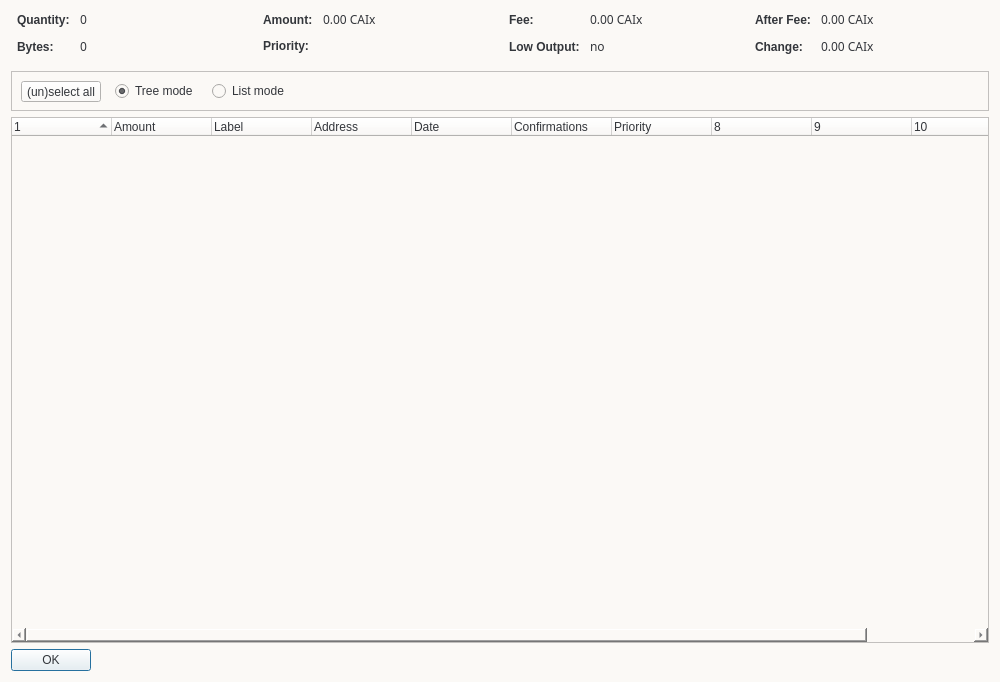
<?xml version="1.0" encoding="UTF-8"?>
<ui version="4.0">
 <class>CoinControlDialog</class>
 <widget class="QDialog" name="CoinControlDialog">
  <property name="geometry">
   <rect>
    <x>0</x>
    <y>0</y>
    <width>1000</width>
    <height>682</height>
   </rect>
  </property>
  <property name="minimumSize">
   <size>
    <width>1000</width>
    <height>682</height>
   </size>
  </property>
  <property name="maximumSize">
   <size>
    <width>1000</width>
    <height>682</height>
   </size>
  </property>
  <property name="windowTitle">
   <string>Coin Control</string>
  </property>
  <property name="styleSheet">
   <string notr="true">color:#33363b; font-size:12px; font-family:&quot;Open Sans Bold&quot;;background-color:#fbf9f6;</string>
  </property>
  <layout class="QVBoxLayout" name="verticalLayout">
   <item>
    <layout class="QHBoxLayout" name="horizontalLayoutTop" stretch="0,0,0,0">
     <property name="topMargin">
      <number>0</number>
     </property>
     <property name="bottomMargin">
      <number>10</number>
     </property>
     <item>
      <layout class="QFormLayout" name="formLayoutCoinControl1">
       <property name="horizontalSpacing">
        <number>10</number>
       </property>
       <property name="verticalSpacing">
        <number>10</number>
       </property>
       <property name="leftMargin">
        <number>6</number>
       </property>
       <property name="rightMargin">
        <number>6</number>
       </property>
       <item row="0" column="0">
        <widget class="QLabel" name="labelCoinControlQuantityText">
         <property name="styleSheet">
          <string notr="true">font-weight:bold;</string>
         </property>
         <property name="text">
          <string>Quantity:</string>
         </property>
        </widget>
       </item>
       <item row="0" column="1">
        <widget class="QLabel" name="labelCoinControlQuantity">
         <property name="font">
          <font>
           <family>Open Sans Bold</family>
           <pointsize>-1</pointsize>
          </font>
         </property>
         <property name="cursor">
          <cursorShape>IBeamCursor</cursorShape>
         </property>
         <property name="contextMenuPolicy">
          <enum>Qt::ActionsContextMenu</enum>
         </property>
         <property name="text">
          <string notr="true">0</string>
         </property>
         <property name="textInteractionFlags">
          <set>Qt::LinksAccessibleByMouse|Qt::TextSelectableByKeyboard|Qt::TextSelectableByMouse</set>
         </property>
        </widget>
       </item>
       <item row="1" column="0">
        <widget class="QLabel" name="labelCoinControlBytesText">
         <property name="styleSheet">
          <string notr="true">font-weight:bold;</string>
         </property>
         <property name="text">
          <string>Bytes:</string>
         </property>
        </widget>
       </item>
       <item row="1" column="1">
        <widget class="QLabel" name="labelCoinControlBytes">
         <property name="font">
          <font>
           <family>Open Sans Bold</family>
           <pointsize>-1</pointsize>
          </font>
         </property>
         <property name="cursor">
          <cursorShape>IBeamCursor</cursorShape>
         </property>
         <property name="contextMenuPolicy">
          <enum>Qt::ActionsContextMenu</enum>
         </property>
         <property name="text">
          <string notr="true">0</string>
         </property>
         <property name="textInteractionFlags">
          <set>Qt::LinksAccessibleByMouse|Qt::TextSelectableByKeyboard|Qt::TextSelectableByMouse</set>
         </property>
        </widget>
       </item>
      </layout>
     </item>
     <item>
      <layout class="QFormLayout" name="formLayoutCoinControl2">
       <property name="horizontalSpacing">
        <number>10</number>
       </property>
       <property name="verticalSpacing">
        <number>10</number>
       </property>
       <property name="leftMargin">
        <number>6</number>
       </property>
       <property name="rightMargin">
        <number>6</number>
       </property>
       <item row="0" column="0">
        <widget class="QLabel" name="labelCoinControlAmountText">
         <property name="styleSheet">
          <string notr="true">font-weight:bold;</string>
         </property>
         <property name="text">
          <string>Amount:</string>
         </property>
        </widget>
       </item>
       <item row="0" column="1">
        <widget class="QLabel" name="labelCoinControlAmount">
         <property name="font">
          <font>
           <family>Open Sans Bold</family>
           <pointsize>-1</pointsize>
          </font>
         </property>
         <property name="cursor">
          <cursorShape>IBeamCursor</cursorShape>
         </property>
         <property name="contextMenuPolicy">
          <enum>Qt::ActionsContextMenu</enum>
         </property>
         <property name="text">
          <string notr="true">0.00 CAIx</string>
         </property>
         <property name="textInteractionFlags">
          <set>Qt::LinksAccessibleByMouse|Qt::TextSelectableByKeyboard|Qt::TextSelectableByMouse</set>
         </property>
        </widget>
       </item>
       <item row="1" column="0">
        <widget class="QLabel" name="labelCoinControlPriorityText">
         <property name="styleSheet">
          <string notr="true">font-weight:bold;</string>
         </property>
         <property name="text">
          <string>Priority:</string>
         </property>
        </widget>
       </item>
       <item row="1" column="1">
        <widget class="QLabel" name="labelCoinControlPriority">
         <property name="font">
          <font>
           <family>Open Sans Bold</family>
           <pointsize>-1</pointsize>
          </font>
         </property>
         <property name="cursor">
          <cursorShape>IBeamCursor</cursorShape>
         </property>
         <property name="contextMenuPolicy">
          <enum>Qt::ActionsContextMenu</enum>
         </property>
         <property name="text">
          <string/>
         </property>
         <property name="textInteractionFlags">
          <set>Qt::LinksAccessibleByMouse|Qt::TextSelectableByKeyboard|Qt::TextSelectableByMouse</set>
         </property>
        </widget>
       </item>
      </layout>
     </item>
     <item>
      <layout class="QFormLayout" name="formLayoutCoinControl3">
       <property name="horizontalSpacing">
        <number>10</number>
       </property>
       <property name="verticalSpacing">
        <number>10</number>
       </property>
       <property name="leftMargin">
        <number>6</number>
       </property>
       <property name="rightMargin">
        <number>6</number>
       </property>
       <item row="0" column="0">
        <widget class="QLabel" name="labelCoinControlFeeText">
         <property name="styleSheet">
          <string notr="true">font-weight:bold;</string>
         </property>
         <property name="text">
          <string>Fee:</string>
         </property>
        </widget>
       </item>
       <item row="0" column="1">
        <widget class="QLabel" name="labelCoinControlFee">
         <property name="font">
          <font>
           <family>Open Sans Bold</family>
           <pointsize>-1</pointsize>
          </font>
         </property>
         <property name="cursor">
          <cursorShape>IBeamCursor</cursorShape>
         </property>
         <property name="contextMenuPolicy">
          <enum>Qt::ActionsContextMenu</enum>
         </property>
         <property name="text">
          <string notr="true">0.00 CAIx</string>
         </property>
         <property name="textInteractionFlags">
          <set>Qt::LinksAccessibleByMouse|Qt::TextSelectableByKeyboard|Qt::TextSelectableByMouse</set>
         </property>
        </widget>
       </item>
       <item row="1" column="0">
        <widget class="QLabel" name="labelCoinControlLowOutputText">
         <property name="enabled">
          <bool>false</bool>
         </property>
         <property name="styleSheet">
          <string notr="true">font-weight:bold;</string>
         </property>
         <property name="text">
          <string>Low Output:</string>
         </property>
        </widget>
       </item>
       <item row="1" column="1">
        <widget class="QLabel" name="labelCoinControlLowOutput">
         <property name="enabled">
          <bool>false</bool>
         </property>
         <property name="font">
          <font>
           <family>Open Sans Bold</family>
           <pointsize>-1</pointsize>
          </font>
         </property>
         <property name="cursor">
          <cursorShape>IBeamCursor</cursorShape>
         </property>
         <property name="contextMenuPolicy">
          <enum>Qt::ActionsContextMenu</enum>
         </property>
         <property name="text">
          <string notr="true">no</string>
         </property>
         <property name="textInteractionFlags">
          <set>Qt::LinksAccessibleByMouse|Qt::TextSelectableByKeyboard|Qt::TextSelectableByMouse</set>
         </property>
        </widget>
       </item>
      </layout>
     </item>
     <item>
      <layout class="QFormLayout" name="formLayoutCoinControl4">
       <property name="horizontalSpacing">
        <number>10</number>
       </property>
       <property name="verticalSpacing">
        <number>10</number>
       </property>
       <property name="leftMargin">
        <number>6</number>
       </property>
       <property name="rightMargin">
        <number>6</number>
       </property>
       <item row="0" column="0">
        <widget class="QLabel" name="labelCoinControlAfterFeeText">
         <property name="styleSheet">
          <string notr="true">font-weight:bold;</string>
         </property>
         <property name="text">
          <string>After Fee:</string>
         </property>
        </widget>
       </item>
       <item row="0" column="1">
        <widget class="QLabel" name="labelCoinControlAfterFee">
         <property name="font">
          <font>
           <family>Open Sans Bold</family>
           <pointsize>-1</pointsize>
          </font>
         </property>
         <property name="cursor">
          <cursorShape>IBeamCursor</cursorShape>
         </property>
         <property name="contextMenuPolicy">
          <enum>Qt::ActionsContextMenu</enum>
         </property>
         <property name="text">
          <string notr="true">0.00 CAIx</string>
         </property>
         <property name="textInteractionFlags">
          <set>Qt::LinksAccessibleByMouse|Qt::TextSelectableByKeyboard|Qt::TextSelectableByMouse</set>
         </property>
        </widget>
       </item>
       <item row="1" column="0">
        <widget class="QLabel" name="labelCoinControlChangeText">
         <property name="enabled">
          <bool>false</bool>
         </property>
         <property name="styleSheet">
          <string notr="true">font-weight:bold;</string>
         </property>
         <property name="text">
          <string>Change:</string>
         </property>
        </widget>
       </item>
       <item row="1" column="1">
        <widget class="QLabel" name="labelCoinControlChange">
         <property name="enabled">
          <bool>false</bool>
         </property>
         <property name="font">
          <font>
           <family>Open Sans Bold</family>
           <pointsize>-1</pointsize>
          </font>
         </property>
         <property name="cursor">
          <cursorShape>IBeamCursor</cursorShape>
         </property>
         <property name="contextMenuPolicy">
          <enum>Qt::ActionsContextMenu</enum>
         </property>
         <property name="text">
          <string notr="true">0.00 CAIx</string>
         </property>
         <property name="textInteractionFlags">
          <set>Qt::LinksAccessibleByMouse|Qt::TextSelectableByKeyboard|Qt::TextSelectableByMouse</set>
         </property>
        </widget>
       </item>
      </layout>
     </item>
    </layout>
   </item>
   <item>
    <widget class="QFrame" name="frame">
     <property name="minimumSize">
      <size>
       <width>0</width>
       <height>40</height>
      </size>
     </property>
     <property name="frameShape">
      <enum>QFrame::StyledPanel</enum>
     </property>
     <property name="frameShadow">
      <enum>QFrame::Sunken</enum>
     </property>
     <widget class="QWidget" name="horizontalLayoutWidget">
      <property name="geometry">
       <rect>
        <x>10</x>
        <y>10</y>
        <width>781</width>
        <height>21</height>
       </rect>
      </property>
      <layout class="QHBoxLayout" name="horizontalLayoutPanel" stretch="0,0,0,0">
       <property name="spacing">
        <number>14</number>
       </property>
       <item>
        <widget class="QPushButton" name="pushButtonSelectAll">
         <property name="sizePolicy">
          <sizepolicy hsizetype="Maximum" vsizetype="Fixed">
           <horstretch>0</horstretch>
           <verstretch>0</verstretch>
          </sizepolicy>
         </property>
         <property name="text">
          <string>(un)select all</string>
         </property>
        </widget>
       </item>
       <item>
        <widget class="QRadioButton" name="radioTreeMode">
         <property name="sizePolicy">
          <sizepolicy hsizetype="Maximum" vsizetype="Fixed">
           <horstretch>0</horstretch>
           <verstretch>0</verstretch>
          </sizepolicy>
         </property>
         <property name="text">
          <string>Tree mode</string>
         </property>
         <property name="checked">
          <bool>true</bool>
         </property>
        </widget>
       </item>
       <item>
        <widget class="QRadioButton" name="radioListMode">
         <property name="sizePolicy">
          <sizepolicy hsizetype="Maximum" vsizetype="Fixed">
           <horstretch>0</horstretch>
           <verstretch>0</verstretch>
          </sizepolicy>
         </property>
         <property name="text">
          <string>List mode</string>
         </property>
        </widget>
       </item>
       <item>
        <spacer name="horizontalSpacer">
         <property name="orientation">
          <enum>Qt::Horizontal</enum>
         </property>
         <property name="sizeHint" stdset="0">
          <size>
           <width>40</width>
           <height>20</height>
          </size>
         </property>
        </spacer>
       </item>
      </layout>
     </widget>
    </widget>
   </item>
   <item>
    <widget class="CoinControlTreeWidget" name="treeWidget">
     <property name="contextMenuPolicy">
      <enum>Qt::CustomContextMenu</enum>
     </property>
     <property name="sortingEnabled">
      <bool>false</bool>
     </property>
     <property name="columnCount">
      <number>11</number>
     </property>
     <attribute name="headerShowSortIndicator" stdset="0">
      <bool>true</bool>
     </attribute>
     <attribute name="headerStretchLastSection">
      <bool>false</bool>
     </attribute>
     <column>
      <property name="text">
       <string/>
      </property>
     </column>
     <column>
      <property name="text">
       <string>Amount</string>
      </property>
     </column>
     <column>
      <property name="text">
       <string>Label</string>
      </property>
     </column>
     <column>
      <property name="text">
       <string>Address</string>
      </property>
     </column>
     <column>
      <property name="text">
       <string>Date</string>
      </property>
     </column>
     <column>
      <property name="text">
       <string>Confirmations</string>
      </property>
      <property name="toolTip">
       <string>Confirmed</string>
      </property>
     </column>
     <column>
      <property name="text">
       <string>Priority</string>
      </property>
     </column>
     <column>
      <property name="text">
       <string/>
      </property>
     </column>
     <column>
      <property name="text">
       <string/>
      </property>
     </column>
     <column>
      <property name="text">
       <string/>
      </property>
     </column>
     <column>
      <property name="text">
       <string/>
      </property>
     </column>
    </widget>
   </item>
   <item>
    <widget class="QDialogButtonBox" name="buttonBox">
     <property name="sizePolicy">
      <sizepolicy hsizetype="Maximum" vsizetype="Fixed">
       <horstretch>0</horstretch>
       <verstretch>0</verstretch>
      </sizepolicy>
     </property>
     <property name="orientation">
      <enum>Qt::Horizontal</enum>
     </property>
     <property name="standardButtons">
      <set>QDialogButtonBox::Ok</set>
     </property>
    </widget>
   </item>
  </layout>
 </widget>
 <customwidgets>
  <customwidget>
   <class>CoinControlTreeWidget</class>
   <extends>QTreeWidget</extends>
   <header>coincontroltreewidget.h</header>
  </customwidget>
 </customwidgets>
 <resources/>
 <connections/>
</ui>
